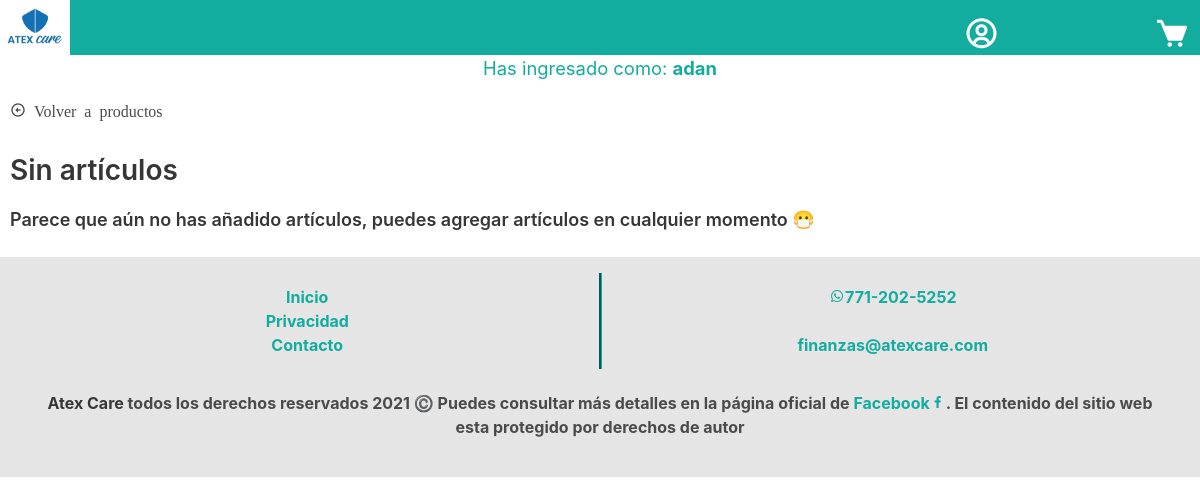
/detalle_carrito (signed in), run on an earlier commit of the app's database.
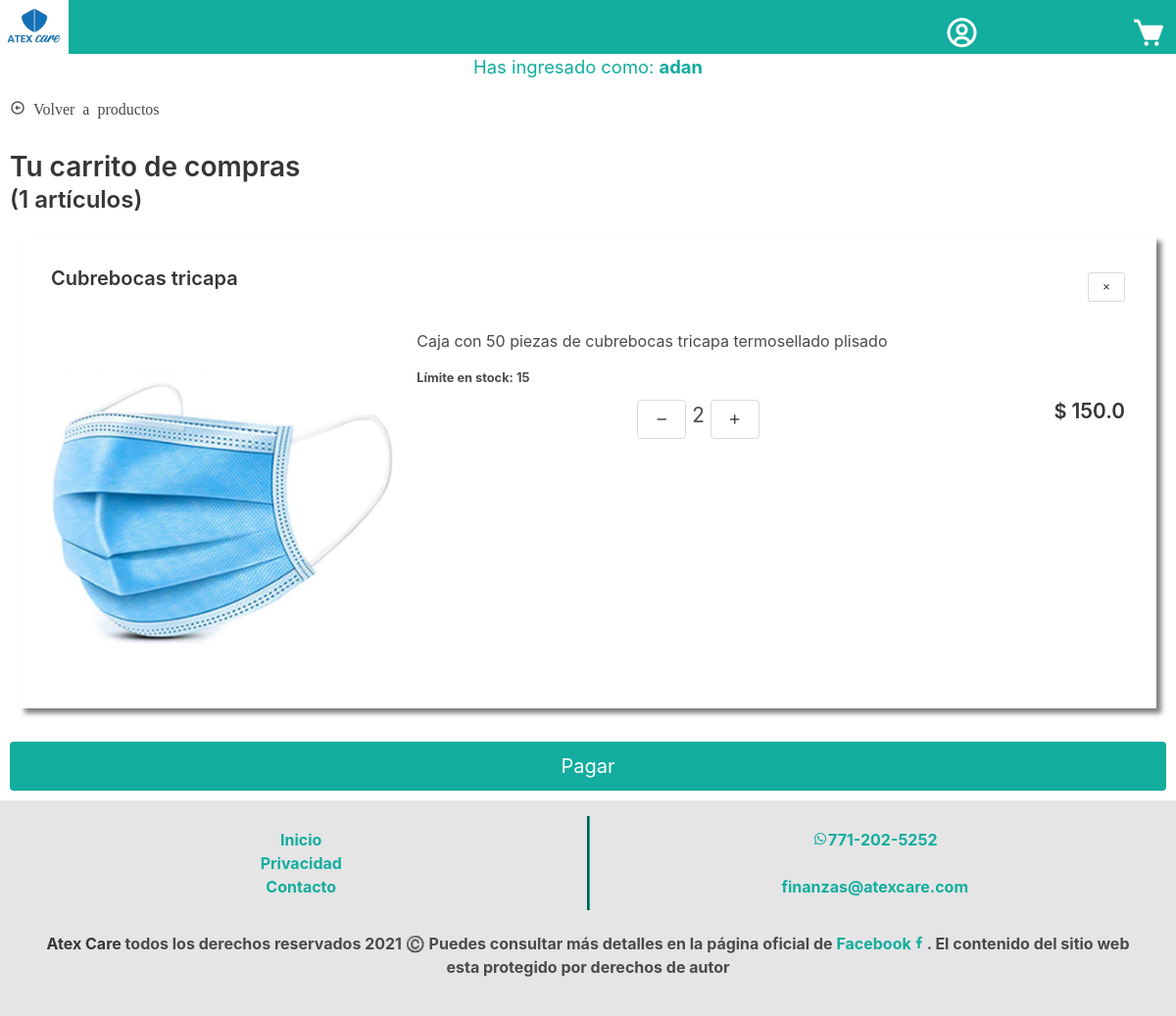
And on a later commit of the database.
### demo/models.py (models this page shows, shortened)
class Carrito(models.Model):
    PAGADO = 0
    ACTIVO = 1
    STATUS_CHOICES = (
        ("PAGADO", PAGADO),
        ("ACTIVO", ACTIVO),
    )
    producto = models.ForeignKey(Product, on_delete=models.CASCADE)
    cantidad = models.IntegerField("Cantidad")
    monto = models.FloatField("Monto")
    usuario = models.ForeignKey(User, null=True, on_delete=models.CASCADE)
    status = models.IntegerField(choices=STATUS_CHOICES, default=ACTIVO)

class Product (models.Model):
    name = models.CharField("nombre del producto", max_length=50)
    short_description = models.CharField("pequeña descripción", max_length=150)
    long_description = models.CharField("descripción larga", max_length=500)
    price = models.FloatField("precio normal")
    discount = models.FloatField("descuento")
    image = models.ImageField(upload_to='principal_img', null=True)
    stock = models.IntegerField(null=True)

### demo/views.py (the view, shortened to what this page needs)
# urls.py: path('detalle_carrito', views.detail_car, name='detalle_carrito'),
@login_required(login_url='login')
def detail_car(request):
    objCar = Carrito.objects.filter(usuario=request.user)
    tObjetos = len(objCar)
    context = {'objetos': objCar, 'totalArticulos': tObjetos}
    return render(request, 'demo/detail_car.html', context)

### demo/templates/demo/detail_car.html (shortened to what this page needs)
{% extends 'demo/menu_login.html' %}
{% block body %}
<section>
    <div class="content">
        <div>
            <a class="subtitle" href="{% url 'productos' %}">
                <i class='bx bx-left-arrow-circle bx-xs'> Volver a productos</i>
            </a>
        </div>
        {% if totalArticulos > 0 %}
        <h2 class="title">Tu carrito de compras</h2>
        <h3 class="subtitle">({{totalArticulos}} artículos)</h3>
        {% for o in objetos %}
        <div class="body-carrito" id="{{o.id}}">
            <div class="columns is-mobile is-vcentered head-carrito">
                <div class="column is-two-thirds">
                    <h4>{{o.producto.name}}</h4>
                </div>
                <div class="xbtn column">
                    <button class="button is-outlined is-small deleteItem"><i class='bx bx-x'></i></button>
                </div>
            </div>
            <div class="columns is-mobile carrito">
                <div class="column">
                    <img src="{{o.producto.image.url}}" alt="{{o.producto.name}}">
                </div>
                <div class="column is-two-thirds">
                    <p>{{o.producto.short_description}}</p>
                    <p class="stock">Límite en stock: <span>{{o.producto.stock}}</span></p>
                    <div class="columns">
                        <div class="xbtn column price">
                            <button class="button is-outlined cantidadItem">
                                <i class='bx bx-minus'></i>
                            </button>
                            <span class="cant"> {{o.cantidad}} </span>
                            <button class="button is-outlined cantidadItem">
                                <i class='bx bx-plus'></i>
                            </button>
                        </div>
                        <div class="xbtn column">
                            <h4>$
                                <span class="price mont" precio="{{o.producto.price}}">{{o.monto}}</span>
                            </h4>
                        </div>
                    </div>
                </div>
            </div>
        </div>
        <br>
        {% endfor %}
        <a class="button is-info is-medium is-fullwidth" href="{% url 'envio' %}">Pagar</a>
        {% else %}
        <h2 class="title">Sin artículos</h2>
        <h5>Parece que aún no has añadido artículos, puedes agregar artículos en cualquier momento 😷</h5>
        {% endif %}
    </div>
</section>
{% load static %}
{% endblock body %}

### demo/templates/demo/menu_login.html
{% extends 'demo/base.html' %}
{% block nav %}
<header>
    <div class="columns is-mobile container__login">
        <div class="column">
            <figure class="image">
                <a href="{% url 'index' %}">
                    {% load static %}
                    <img src="{% static 'demo/img/nav-img.png' %}" alt="logo_atex">
                </a>
            </figure>
        </div>
        <div class="column is-four-fifths">
            <div class="columns is-mobile icons__login">
                <div class="column is-four-fifths">
                    <a href="{% url 'user' %}">
                        <i class='bx bx-user-circle bx-md' style='color:#ffffff'></i>
                    </a>
                </div>
                <div class="column icons__end">
                    <a href="{% url 'detalle_carrito' %}">
                        <i class='bx bxs-cart bx-tada bx-md' style='color:#ffffff'></i>
                    </a>
                </div>
            </div>
        </div>
    </div>
</header>
{% if user.is_authenticated %}
<div>
    <p class="usuario">Has ingresado como: <strong>{{request.user}}</strong></p>
</div>
{% endif %}
{% endblock nav %}

### demo/templates/demo/base.html (shortened to what this page needs)
<!DOCTYPE html>
<html lang="en">
<head>
    <link href='https://unpkg.com/boxicons@2.0.7/css/boxicons.min.css' rel='stylesheet'>
    <link rel="stylesheet" href="https://cdn.jsdelivr.net/npm/bulma@0.9.1/css/bulma.min.css">
    {% load static %}
    <link rel="stylesheet" href="{% static 'demo/styles.css' %}">
</head>
<body>
    {% block nav %}{% endblock nav %}
    {% block body %}{% endblock body %}
    <footer class="footer">
        <div class="columns is-mobile has-text-centered">
            <div class="column footer__col">
                <ul>
                    <li><a href="{% url 'index' %}">Inicio</a></li>
                    <li><a href="{% url 'legal' %}">Privacidad</a></li>
                    <li><a href="{% url 'contacto' %}">Contacto</a></li>
                </ul>
            </div>
            <div class="column">
                <a href="">
                    <i class='bx bxl-whatsapp'></i>771-202-5252
                </a>
                <br><br>
                <a href="">
                    finanzas@atexcare.com
                </a>
            </div>
        </div>
        <div class="content has-text-centered footer__bot">
            <p>
                <strong>Atex Care</strong> todos los derechos reservados 2021 ©️
                Puedes consultar más detalles en la página oficial de
                <a href="https://www.facebook.com/CUBREBOCAS.atex.care/">Facebook<i
                        class='bx bxl-facebook bx-tada'></i></a>.
                El contenido del sitio web esta protegido por derechos de autor
            </p>
        </div>
    </footer>
</body>

### demo/static/demo/styles.css (style rules this page uses)
html, body { max-width: 100%; overflow-x: hidden; }
:root { --color-primary: #12ad9f; --color-primary-reduced: rgb(18, 173, 159,0.5); --color-secondary: rgba(0, 0, 0, 0.1); --color-black: #000000; --color-white: #FFFFFF; }
@media screen and (min-width: 440px) { .footer .has-text-centered { font-size: 1rem; } }
.container__slogan, .container__slogan div, .container__login, .container__login div { margin: 0 !important; padding: 0; background-color: var(--color-primary); }
.container__slogan .image, .container__login img { width: 70px; height: auto; }
.container__login { padding-right: 10px !important; }
.icons__login div { display: grid; padding-top: 15px; text-align: right; }
.text__slogan, .container__login { display: grid; align-self: center; text-align: center; }
.price { font-size: 1.3rem; }
button { background: none; color: inherit; border: none; padding: 0; font: inherit; cursor: pointer; outline: inherit; }
.content { padding: 10px; }
.body-carrito { margin: 10px; text-align: justify; box-shadow: 5px 5px 5px rgba(0, 0, 0, 0.5); }
.columns.is-mobile.head-carrito { margin: 0; padding: 20px; padding-bottom: 0; }
.xbtn { text-align: end; }
.columns.is-mobile.carrito { margin: 0; padding: 20px; padding-top: 0; }
.button.is-info { background-color: var(--color-primary); }
.usuario { text-align: center; color: var(--color-primary); font-size: 1.15rem; padding-bottom: 5px; }
.usuario strong { color: var(--color-primary); }
.footer, .stock { font-size: 0.8rem; font-weight: bold; color: var(--color-footer-text); }
.footer { background-color: var(--color-secondary); padding: 28px; }
a { color: var(--color-primary); }
.footer__col { border-right-style: groove; border-right-color: var(--color-primary); }

What changed in the data, as far as the page shows it:
added Carrito: producto.name "Cubrebocas tricapa", producto.image (picture), producto.short_description "Caja con 50 piezas de cubrebocas tricapa termosellado plisado", producto.stock "15", cantidad "2", monto "150.0"
Also different on the page:
{{ totalArticulos }}: (not shown) → "1"
text no longer shown: "Sin artículos Parece que aún no has añadido artículos, puedes agregar artículos en cualquier momento 😷"
text now shown: "Tu carrito de compras ( artículos) Pagar"
